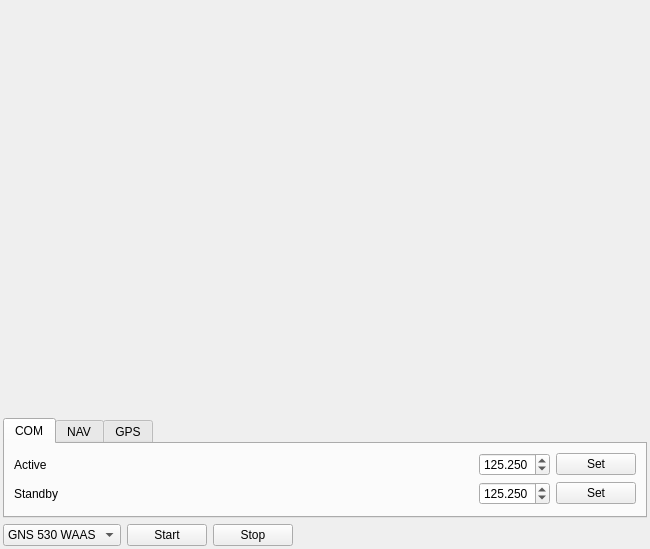
<?xml version="1.0" encoding="UTF-8"?>
<ui version="4.0">
 <class>MainWindow</class>
 <widget class="QWidget" name="MainWindow">
  <property name="geometry">
   <rect>
    <x>0</x>
    <y>0</y>
    <width>650</width>
    <height>549</height>
   </rect>
  </property>
  <property name="windowTitle">
   <string>Main window GNS</string>
  </property>
  <layout class="QVBoxLayout" name="verticalLayout">
   <property name="leftMargin">
    <number>3</number>
   </property>
   <property name="topMargin">
    <number>3</number>
   </property>
   <property name="rightMargin">
    <number>3</number>
   </property>
   <property name="bottomMargin">
    <number>3</number>
   </property>
   <item>
    <widget class="QFrame" name="view_box">
     <property name="sizePolicy">
      <sizepolicy hsizetype="MinimumExpanding" vsizetype="MinimumExpanding">
       <horstretch>0</horstretch>
       <verstretch>0</verstretch>
      </sizepolicy>
     </property>
     <widget class="GnsViewWidget" name="gnsViewWidget" native="true">
      <property name="geometry">
       <rect>
        <x>120</x>
        <y>40</y>
        <width>351</width>
        <height>121</height>
       </rect>
      </property>
      <property name="sizePolicy">
       <sizepolicy hsizetype="Preferred" vsizetype="Preferred">
        <horstretch>0</horstretch>
        <verstretch>0</verstretch>
       </sizepolicy>
      </property>
      <property name="focusPolicy">
       <enum>Qt::StrongFocus</enum>
      </property>
     </widget>
    </widget>
   </item>
   <item>
    <widget class="QTabWidget" name="tabControl">
     <property name="minimumSize">
      <size>
       <width>0</width>
       <height>100</height>
      </size>
     </property>
     <property name="maximumSize">
      <size>
       <width>16777215</width>
       <height>100</height>
      </size>
     </property>
     <property name="currentIndex">
      <number>0</number>
     </property>
     <widget class="QWidget" name="tabCOM">
      <attribute name="title">
       <string>COM</string>
      </attribute>
      <layout class="QVBoxLayout" name="verticalLayout_2">
       <item>
        <layout class="QHBoxLayout" name="horizontalLayout_2">
         <item>
          <widget class="QLabel" name="label">
           <property name="text">
            <string>Active</string>
           </property>
          </widget>
         </item>
         <item>
          <spacer name="horizontalSpacer_2">
           <property name="orientation">
            <enum>Qt::Horizontal</enum>
           </property>
           <property name="sizeHint" stdset="0">
            <size>
             <width>40</width>
             <height>20</height>
            </size>
           </property>
          </spacer>
         </item>
         <item>
          <widget class="QDoubleSpinBox" name="spinCOMActive">
           <property name="decimals">
            <number>3</number>
           </property>
           <property name="maximum">
            <double>999.000000000000000</double>
           </property>
           <property name="singleStep">
            <double>0.500000000000000</double>
           </property>
           <property name="value">
            <double>125.250000000000000</double>
           </property>
          </widget>
         </item>
         <item>
          <widget class="QPushButton" name="btnCOMActiveSet">
           <property name="text">
            <string>Set</string>
           </property>
          </widget>
         </item>
        </layout>
       </item>
       <item>
        <layout class="QHBoxLayout" name="horizontalLayout_3">
         <item>
          <widget class="QLabel" name="label_2">
           <property name="text">
            <string>Standby</string>
           </property>
          </widget>
         </item>
         <item>
          <spacer name="horizontalSpacer_3">
           <property name="orientation">
            <enum>Qt::Horizontal</enum>
           </property>
           <property name="sizeHint" stdset="0">
            <size>
             <width>40</width>
             <height>20</height>
            </size>
           </property>
          </spacer>
         </item>
         <item>
          <widget class="QDoubleSpinBox" name="spinCOMStandby">
           <property name="decimals">
            <number>3</number>
           </property>
           <property name="maximum">
            <double>999.000000000000000</double>
           </property>
           <property name="singleStep">
            <double>0.500000000000000</double>
           </property>
           <property name="value">
            <double>125.250000000000000</double>
           </property>
          </widget>
         </item>
         <item>
          <widget class="QPushButton" name="btnCOMStandbySet">
           <property name="text">
            <string>Set</string>
           </property>
          </widget>
         </item>
        </layout>
       </item>
      </layout>
     </widget>
     <widget class="QWidget" name="tabNAV">
      <attribute name="title">
       <string>NAV</string>
      </attribute>
      <layout class="QVBoxLayout" name="verticalLayout_3">
       <item>
        <layout class="QHBoxLayout" name="horizontalLayout_4">
         <item>
          <widget class="QLabel" name="label_3">
           <property name="text">
            <string>Active</string>
           </property>
          </widget>
         </item>
         <item>
          <spacer name="horizontalSpacer_4">
           <property name="orientation">
            <enum>Qt::Horizontal</enum>
           </property>
           <property name="sizeHint" stdset="0">
            <size>
             <width>40</width>
             <height>20</height>
            </size>
           </property>
          </spacer>
         </item>
         <item>
          <widget class="QDoubleSpinBox" name="spinNAVActive">
           <property name="decimals">
            <number>3</number>
           </property>
           <property name="maximum">
            <double>999.000000000000000</double>
           </property>
           <property name="singleStep">
            <double>0.500000000000000</double>
           </property>
           <property name="value">
            <double>125.250000000000000</double>
           </property>
          </widget>
         </item>
         <item>
          <widget class="QPushButton" name="btnNAVActiveSet">
           <property name="text">
            <string>Set</string>
           </property>
          </widget>
         </item>
        </layout>
       </item>
       <item>
        <layout class="QHBoxLayout" name="horizontalLayout_5">
         <item>
          <widget class="QLabel" name="label_4">
           <property name="text">
            <string>Standby</string>
           </property>
          </widget>
         </item>
         <item>
          <spacer name="horizontalSpacer_5">
           <property name="orientation">
            <enum>Qt::Horizontal</enum>
           </property>
           <property name="sizeHint" stdset="0">
            <size>
             <width>40</width>
             <height>20</height>
            </size>
           </property>
          </spacer>
         </item>
         <item>
          <widget class="QDoubleSpinBox" name="spinNAVStandby">
           <property name="decimals">
            <number>3</number>
           </property>
           <property name="maximum">
            <double>999.000000000000000</double>
           </property>
           <property name="singleStep">
            <double>0.500000000000000</double>
           </property>
           <property name="value">
            <double>125.250000000000000</double>
           </property>
          </widget>
         </item>
         <item>
          <widget class="QPushButton" name="btnNAVStandbySet">
           <property name="text">
            <string>Set</string>
           </property>
          </widget>
         </item>
        </layout>
       </item>
      </layout>
     </widget>
     <widget class="QWidget" name="tabGPS">
      <attribute name="title">
       <string>GPS</string>
      </attribute>
      <layout class="QGridLayout" name="gridLayout">
       <item row="1" column="1">
        <widget class="QDoubleSpinBox" name="spinLongitude">
         <property name="maximum">
          <double>360.000000000000000</double>
         </property>
        </widget>
       </item>
       <item row="0" column="1">
        <widget class="QDoubleSpinBox" name="spinLatitude">
         <property name="maximum">
          <double>360.000000000000000</double>
         </property>
        </widget>
       </item>
       <item row="0" column="0">
        <widget class="QLabel" name="label_5">
         <property name="text">
          <string>Latitude (deg)</string>
         </property>
        </widget>
       </item>
       <item row="0" column="2">
        <widget class="QLabel" name="label_6">
         <property name="text">
          <string>Speed (m/s)</string>
         </property>
        </widget>
       </item>
       <item row="0" column="4">
        <widget class="QLabel" name="label_7">
         <property name="text">
          <string>VerticalSpeed (m/s)</string>
         </property>
        </widget>
       </item>
       <item row="0" column="5">
        <widget class="QDoubleSpinBox" name="spinVerticalSpeed">
         <property name="maximum">
          <double>10000.000000000000000</double>
         </property>
        </widget>
       </item>
       <item row="1" column="0">
        <widget class="QLabel" name="label_8">
         <property name="text">
          <string>Longitude (deg)</string>
         </property>
        </widget>
       </item>
       <item row="1" column="2">
        <widget class="QLabel" name="label_9">
         <property name="text">
          <string>Heading (deg)</string>
         </property>
        </widget>
       </item>
       <item row="1" column="3">
        <widget class="QDoubleSpinBox" name="spinHeading"/>
       </item>
       <item row="1" column="5">
        <widget class="QDoubleSpinBox" name="spinAltitude">
         <property name="maximum">
          <double>10000.000000000000000</double>
         </property>
        </widget>
       </item>
       <item row="1" column="4">
        <widget class="QLabel" name="label_10">
         <property name="text">
          <string>Altitude (m)</string>
         </property>
        </widget>
       </item>
       <item row="0" column="6">
        <widget class="QPushButton" name="btnSetGPS">
         <property name="text">
          <string>Set</string>
         </property>
        </widget>
       </item>
       <item row="1" column="6">
        <widget class="QPushButton" name="btnSimulateGPS">
         <property name="text">
          <string>Simulate</string>
         </property>
        </widget>
       </item>
       <item row="0" column="3">
        <widget class="QDoubleSpinBox" name="spinSpeed">
         <property name="maximum">
          <double>1000.000000000000000</double>
         </property>
        </widget>
       </item>
      </layout>
     </widget>
    </widget>
   </item>
   <item>
    <layout class="QHBoxLayout" name="horizontalLayout">
     <item>
      <widget class="QComboBox" name="cmbModel">
       <property name="currentIndex">
        <number>1</number>
       </property>
       <item>
        <property name="text">
         <string>GNS 430 WAAS</string>
        </property>
       </item>
       <item>
        <property name="text">
         <string>GNS 530 WAAS</string>
        </property>
       </item>
      </widget>
     </item>
     <item>
      <widget class="QPushButton" name="btnStart">
       <property name="text">
        <string>Start</string>
       </property>
      </widget>
     </item>
     <item>
      <widget class="QPushButton" name="btnStop">
       <property name="text">
        <string>Stop</string>
       </property>
      </widget>
     </item>
     <item>
      <spacer name="horizontalSpacer">
       <property name="orientation">
        <enum>Qt::Horizontal</enum>
       </property>
       <property name="sizeHint" stdset="0">
        <size>
         <width>40</width>
         <height>20</height>
        </size>
       </property>
      </spacer>
     </item>
    </layout>
   </item>
  </layout>
 </widget>
 <customwidgets>
  <customwidget>
   <class>GnsViewWidget</class>
   <extends>QWidget</extends>
   <header>gnsViewWidget.h</header>
   <container>1</container>
  </customwidget>
 </customwidgets>
 <resources/>
 <connections/>
</ui>
